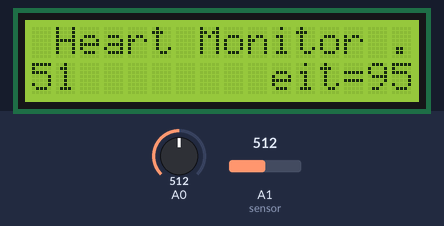
The sketch below on a simulated Arduino Uno, built with avr-gcc and run on an emulated ATmega328P. On the bench: 16×2 character LCD. The inputs (shaded band) are chosen by the test bench; at power-on: A0 = 512, A1 (sensor) = 512. What the sketch prints to the serial monitor is not drawn.

Above: at 1.9 s.
2.0 s: A0 set to 716
At 9.0 s:
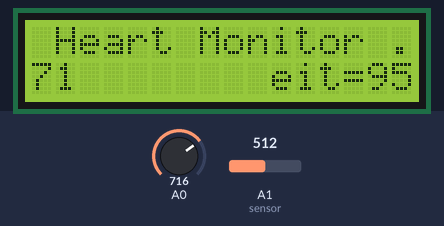
14.6 s: A1 (sensor) set to 716
At 20.1 s:
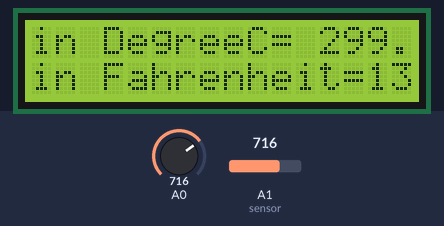
21.8 s: A0 set to 900
At 27.9 s:
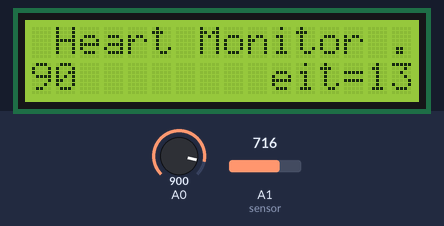
33.2 s: A1 (sensor) set to 900
At 39.3 s:
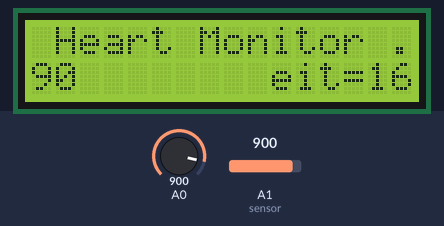
40.5 s: A0 set to 1023
At 45.6 s:
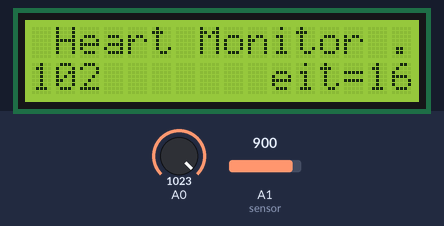
51.9 s: A1 (sensor) set to 1023
At 57.3 s:
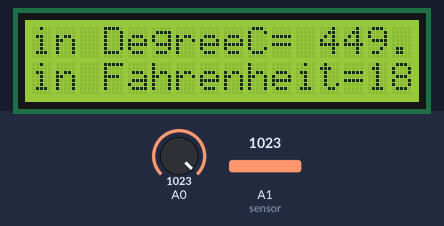
Timing chart, 0 to 58.8 s (numbered marks = the images above; inputs shaded):
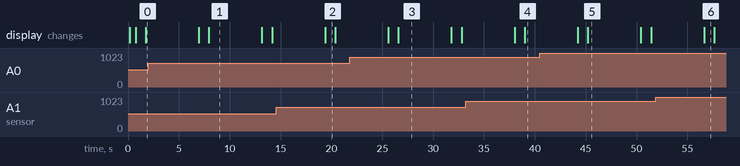

Measured:
- after the input at 2.0 s, the display: first differs from a run without the input after 6.0 s (image 1)
- after the input at 14.6 s, the display: changes after 4.8 s (image 2)
- after the input at 21.8 s, the display: first differs from a run without the input after 4.8 s (image 3)
- after the input at 33.2 s, the display: first changes after 4.8 s (image 4 shows a later state)
- after the input at 40.5 s, the display: first differs from a run without the input after 4.7 s (image 5)
- after the input at 51.9 s, the display: changes after 4.7 s (image 6)
- what the display in image 1 shows lasts 5.2 s, from 8.0 s to 13.2 s

The sketch:

health_monitoring_system.ino
```cpp
/*THIS TUTORIAL USED GSM SIM900A MINI V3.9.2

  Connect 5VT to D9 and 5VR to D10
  Feed GSM SIM900A with Arduino's 5V

  Code by IDAYU SABRI - MYBOTIC
*/

#include <SoftwareSerial.h>
#include <Wire.h>
#include<LiquidCrystal.h>
SoftwareSerial mySerial(9, 10);
LiquidCrystal lcd(12, 11, 5, 4, 3, 2);
const int sensor=A1;
float tempc;  //variable to store temperature in degree Celsius
float tempf;  //variable to store temperature in Fahreinheit
float vout;  // Assigning analog pin A1 to variable 'sensor'
double alpha=0.75;
   int period=20;
   double refresh=0.0;
char msg;
char call;

void setup()
{
  mySerial.begin(9600);   // Setting the baud rate of GSM Module
  Serial.begin(9600);
   Serial.println("GSM SIM900A BEGIN");
    Serial.println("Enter character for control option:");
    Serial.println("s : to send message");
  delay(100);
  pinMode(sensor,INPUT); // Configuring pin A1 as input
Serial.begin(9600);
lcd.begin(16,2);
  delay(500);
   pinMode(A0,INPUT);
   lcd.begin(16,2);
//   lcd.backlight(); //Uncomment when using a I2C
   lcd.clear();
   lcd.setCursor(0,0);


}

void loop()
{
 vout=analogRead(sensor);
 tempc = (double)vout / 1024;   //find percentage of input reading
  tempc = tempc * 5;                     //multiply by 5V to get voltage
  tempc = tempc - 0.5;                   //Subtract the offset
  tempc = tempc * 100;
tempf=(vout*1.8)+32; // Converting to Fahrenheit
lcd.setCursor(0,0);
lcd.print("in DegreeC= ");
lcd.print(tempc);
lcd.setCursor(0,1);
lcd.print("in Fahrenheit=");
lcd.print(tempf);
delay(1000);
static double oldValue=0;
   static double oldrefresh=0;
   int beat=analogRead(A0);
  double value=alpha*oldValue+(0-alpha)*beat;
   refresh=value-oldValue;
   lcd.setCursor(0,0);
   lcd.print(" Heart Monitor ");
   lcd.setCursor(0,1);
   lcd.print("          ");
   lcd.setCursor(0,1);
   int a=beat/10;
   lcd.print(a);
     oldValue=value;
   oldrefresh=refresh;
   delay(period*10);
delay(5000);
  if (Serial.available()>0)
  if(a>20){
   switch(Serial.read())
  {
    case 's':
      SendMessage();
      break;
   if (mySerial.available()>0)
 Serial.write(mySerial.read());
}}}

void SendMessage()
{
  mySerial.println("AT+CMGF=1");    //Sets the GSM Module in Text Mode
  delay(1000);  // Delay of 1000 milli seconds or 1 second
  mySerial.println("AT+CMGS=\"+919877471845\"\r"); // Replace x with mobile number
  delay(1000);
  mySerial.println("heart rate is not normal");// The SMS text you want to send
  delay(100);
   mySerial.println((char)26);// ASCII code of CTRL+Z
  delay(1000);
}
```
